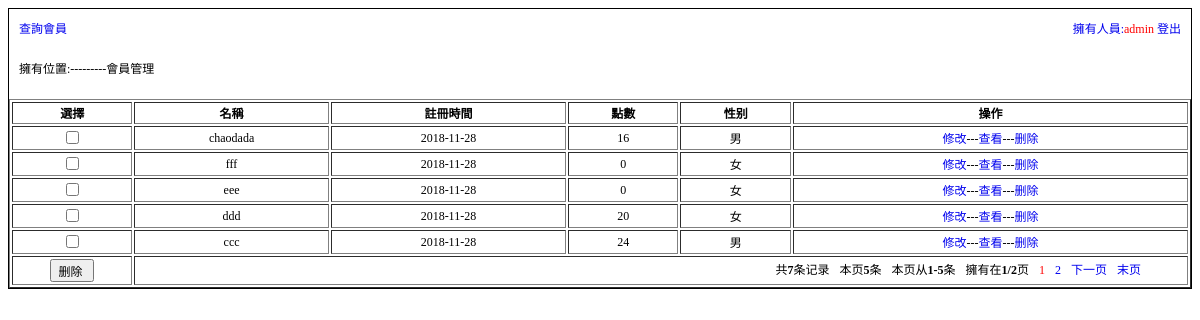
Page /admin/index.php (signed in) on the committed database.
### tables this page shows
CREATE TABLE `u_users` (
  `id` mediumint(9) NOT NULL COMMENT 'id号',
  `username` varchar(50) NOT NULL COMMENT '名稱',
  `password` varchar(50) NOT NULL COMMENT '用戶密碼',
  `integral` bigint(20) NOT NULL DEFAULT '20' COMMENT '用戶點數',
  `zc_time` bigint(20) NOT NULL COMMENT '註冊時間',
  `sex` tinyint(1) NOT NULL DEFAULT '1' COMMENT '1男0女 默认 1',
  `ip` varchar(25) NOT NULL DEFAULT '0' COMMENT '用戶最后登錄ip',
  `email` varchar(50) NOT NULL COMMENT 'E-Mail'
);

### admin/index.php (the view, shortened to what this page needs)
<?php
include '../config/config.inc.php';
$code = '';
$sqll = "select * from u_users WHERE 1=1 {$code}";
$zong = $pdo->query($sqll)->rowCount();
$num = 5;
include "../inclode/page.class.php";
$page = new Page($zong, $num);
$sql = "select 	id,username,integral,zc_time,sex from u_users WHERE 1=1 $code ORDER BY id DESC {$page->limit} ";
$res = $pdo->query($sql);
?>
<!doctype html>
<html lang="en">
<head>
</head>
<body style="border: 1px solid #000000">
<?php include 'header.php' ?>
<div style="clear: both; padding: 10px;">
    <p>擁有位置:---------會員管理</p>
</div>
<div class="body">
    <form action="?action=del&page=<?php echo $page->page; ?>" method="post">
        <table style="text-align: center;width: 100%;" border="1">
            <tr>
                <th>選擇</th>
                <th>名稱</th>
                <th>註冊時間</th>
                <th>點數</th>
                <th>性别</th>
                <th>操作</th>
            </tr>
            <?php
            while (list($id, $username, $integral, $zc_time, $sex) = $res->fetch(PDO::FETCH_NUM)) {
                $sex = ($sex == 0) ? '女' : '男';
                $zc_time = date('Y-m-d', $zc_time);
                echo '<tr>';
                echo "<td><input type = 'checkbox' name = 'id[]' value = '$id' ></td >";
                echo "<td>$username </td >";
                echo "<td>$zc_time</td >";
                echo "<td>$integral</td >";
                echo "<td>$sex</td >";
                echo "<td> ";
                echo "<a href='xiu.php?action=xiu&id=$id&page=$page->page'> 修改</a>---";
                echo "<a href='cha.php?action=cha&id=$id&page=$page->page'>查看</a>---";
                echo "<a onclick='return confirm(\"確認删除这条數據吗？\")' href='index.php?action=del&id=$id&page=$page->page'>删除</a>";
                echo "</td >";
                echo "</tr>";
            }
            ?>
            <tr>
                <td><input onclick='return confirm("確認删除这些數據吗？")' type='submit' name='dosubmit' value='删除 '></td>
                <td colspan='17' align='center'> <?php echo $page->fpage(0, 1, 2, 3, 4, 5, 6); ?></td>
            </tr>
        </table>
    </form>
</div>
</body>
</html>

### admin/header.php (shortened to what this page needs)
<div class="navleft">
    <a href="ser.php">查詢會員</a>
</div>
<div class="navright">
    <a href="#">擁有人員:<span style="color: red;"><?php echo $_SESSION['admin']['username']; ?><span></a>
    <a href="loginout.php">登出</a>
</div>

### inclode/page.class.php (shortened to what this page needs)
<?php
class Page
{
    private $total;
    private $listRows;
    private $uri;
    private $pageNum;
    private $page;
    private $config = array(
        'head' => "条记录",
        'prev' => "上一页",
        'next' => "下一页",
        'first' => "首页",
        'last' => "末页"
    );
    private $listNum = 10;
    public function __construct($total, $listRows = 25, $query = "", $ord = true)
    {
        $this->total = $total;
        $this->listRows = $listRows;
        $this->uri = $this->getUri($query);
        $this->pageNum = ceil($this->total / $this->listRows);
        if (!empty($_GET["page"])) {
            $page = $_GET["page"];
        } else {
            if ($ord)
                $page = 1;
            else
                $page = $this->pageNum;
        }
        if ($total > 0) {
            if (preg_match('/\D/', $page)) {
                $this->page = 1;
            } else {
                $this->page = $page;
            }
        } else {
            $this->page = 0;
        }
        $this->limit = "LIMIT " . $this->setLimit();
    }
    function __get($args)
    {
        if ($args == "limit" || $args == "page")
            return $this->$args;
        else
            return null;
    }
    function fpage()
    {
        $arr = func_get_args();
        $html[0] = "<li><a>共<b>{$this->total}</b>{$this->config["head"]}</a></li>";
        $html[1] = "<li><a>本页<b>" . $this->disnum() . "</b>条</a></li>";
        $html[2] = "<li><a>本页从<b>{$this->start()}-{$this->end()}</b>条</a></li>";
        $html[3] = "<li><a>擁有在<b>{$this->page}/{$this->pageNum}</b>页</a></li>";
        $html[4] = $this->firstprev();
        $html[5] = $this->pageList();
        $html[6] = $this->nextlast();
        $html[7] = $this->goPage();
        $fpage = '  <div class="am-fr"><ul class="am-pagination tpl-pagination">';
        for ($i = 0; $i < count($arr); $i++)
            $fpage .= $html[$arr[$i]];
        $fpage .= '</ul></div>';
        return $fpage;
    }
    private function setLimit()
    {
        if ($this->page > 0)
            return ($this->page - 1) * $this->listRows . ", {$this->listRows}";
        else
            return 0;
    }
    private function getUri($query)
    {
        $request_uri = $_SERVER["REQUEST_URI"];
        $url = strstr($request_uri, '?') ? $request_uri : $request_uri . '?';
        $arr = parse_url($url);
        if (isset($arr["query"])) {
            parse_str($arr["query"], $arrs);
            unset($arrs["page"]);
            $url = $arr["path"] . '?' . http_build_query($arrs);
        }
        return $url;
    }
    private function start()
    {
        if ($this->total == 0)
            return 0;
        else
            return ($this->page - 1) * $this->listRows + 1;
    }
    private function end()
    {
        return min($this->page * $this->listRows, $this->total);
    }
    private function pageList()
    {
        $linkPage = "";
        $inum = floor($this->listNum / 2);
        for ($i = $inum; $i >= 1; $i--) {
            $page = $this->page - $i;
        }
        if ($this->pageNum > 1)
            $linkPage .= "<li class=\"am-active\"><a href=\"#\">{$this->page}</a></li>";
        for ($i = 1; $i <= $inum; $i++) {
            $page = $this->page + $i;
            if ($page <= $this->pageNum)
                $linkPage .= "<li><a href='{$this->uri}page={$page}'>{$page}</a></li>";
            else
                break;
        }
        $linkPage .= '';
        return $linkPage;
    }
    private function nextlast()
    {
        if ($this->page != $this->pageNum) {
            $str = "<li><a href='{$this->uri}page=" . ($this->page + 1) . "'>{$this->config["next"]}</a></li>";
            $str .= "<li><a href='{$this->uri}page=" . ($this->pageNum) . "'>{$this->config["last"]}</a></li>";
            return $str;
        }
    }
    private function goPage()
    {
        if ($this->pageNum > 1) {
            return '&nbsp;<input style="width:20px;height:17px !important;height:18px;border:1px solid #CCCCCC;" type="text" onkeydown="javascript:if(event.keyCode==13){var page=(this.value>' . $this->pageNum . ')?' . $this->pageNum . ':this.value;location=\'' . $this->uri . 'page=\'+page+\'\'}" value="' . $this->page . '"><input style="cursor:pointer;width:25px;height:18px;border:1px solid #CCCCCC;" type="button" value="GO" onclick="javascript:var page=(this.previousSibling.value>' . $this->pageNum . ')?' . $this->pageNum . ':this.previousSibling.value;location=\'' . $this->uri . 'page=\'+page+\'\'">&nbsp;';
        }
    }
    private function disnum()
    {
        if ($this->total > 0) {
            return $this->end() - $this->start() + 1;
        } else {
            return 0;
        }
    }
}

### admin/index.php (style rules this page uses)
.am-fr { float: right; margin-right: 40px; }
.am-fr ul { text-align: right; padding: 0; margin: 0; }
.am-fr ul li { list-style: none; float: left; line-height: 25px; padding: 0 5px; }
.am-fr ul .am-active a { color: red; }

### admin/header.php (style rules this page uses)
* { font-size: 12px; }
a { text-decoration: none; }
.navleft { float: left; padding: 10px 0px 0px 10px; }
.navright { padding: 10px 10px 0px 10px; float: right; }

### rows in the picture
u_users: username "chaodada", zc_time "2018-11-28", integral "16", sex "男"
u_users: username "fff", zc_time "2018-11-28", integral "0", sex "女"
u_users: username "eee", zc_time "2018-11-28", integral "0", sex "女"
u_users: username "ddd", zc_time "2018-11-28", integral "20", sex "女"
u_users: username "ccc", zc_time "2018-11-28", integral "24", sex "男"

### other values in the picture
$_SESSION['admin']['username'] "admin"
$this->total "7"
$this->config["head"] "条记录"
$this->disnum() "5"
$this->start() "1"
$this->end() "5"
$this->page "1"
$this->pageNum "2"
$page "2"
$this->config["next"] "下一页"
$this->config["last"] "末页"
